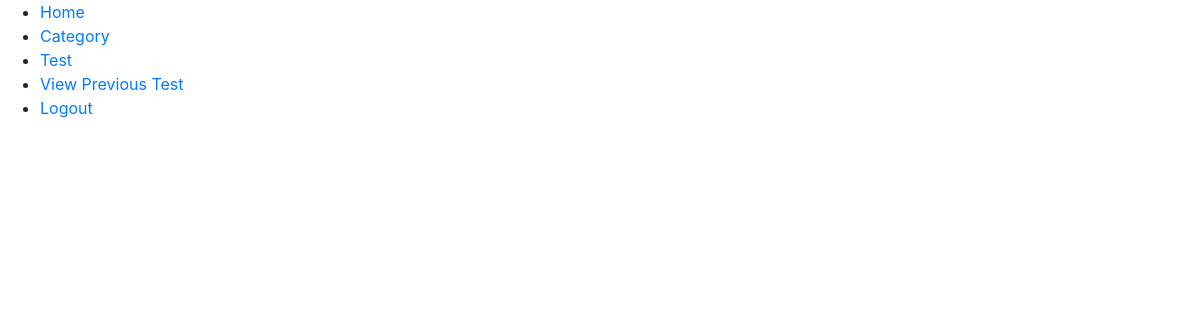
Page /User/Category/ on the earlier database version.
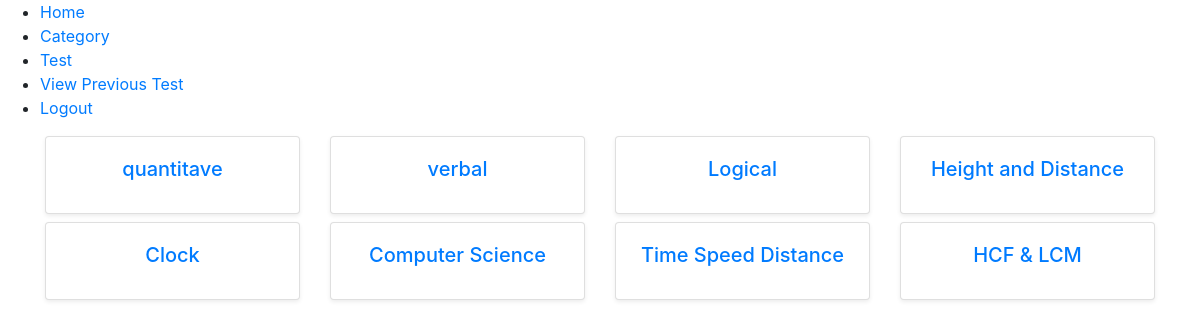
Same page on the later database version.
### Admin/models.py (models this page shows)
class tbl_category(models.Model):
    category_id = models.AutoField(primary_key=True)
    category_name = models.CharField(max_length=50)

### User/views.py (the view)
# urls.py: path('Category/', views.Category,name='Category'),
def Category(request):
    categories = tbl_category.objects.all()
    return render(request, 'User/Category.html', {'categories': categories})

### User/Templates/User/Category.html (shortened to what this page needs)
{% extends 'User/Include.html' %} {% load static %} {% block content %}
<!DOCTYPE html>
<html lang="en">
  <head>
    <link
      href="https://stackpath.bootstrapcdn.com/bootstrap/4.5.2/css/bootstrap.min.css"
      rel="stylesheet"
    />
  </head>
  <body>
    <div class="container">
        <div class="row justify-content-center">
            {% for category in categories %}
            <a class="col-md-3" href="{% url 'user:Questions' category.category_id %}" style="text-decoration: none;">
                <div class="card mb-2 shadow-sm">
                    <div class="card-body">
                        <h5 class="card-title text-center">{{ category.category_name }}</h5>
                    </div>
                </div>
            </a>
            {% endfor %}
        </div>
    </div>
</body>
</html>
{% endblock %}

### User/Templates/User/Include.html
{% load static %}
<ul>
  <li>
    <a href="{% url 'user:HomePage' %}">Home</a>
  </li>
  <li>
    <a href="{% url 'user:Category' %}">Category</a>
  </li>
  <li>
    <a href="{% url 'user:Test' %}">Test</a>
  </li>
  <li>
    <a href="{% url 'user:PreviousTest' %}">View Previous Test</a>
  </li>
  <li>
    <a href="{% url 'user:Logout' %}">Logout</a>
  </li>
</ul>
{% block content %}
{% endblock content %}

Differences in the rows shown:
added tbl_category: category_name "quantitave"
added tbl_category: category_name "verbal"
added tbl_category: category_name "Logical"
added tbl_category: category_name "Height and Distance"
added tbl_category: category_name "Clock"
added tbl_category: category_name "Computer Science"
added tbl_category: category_name "Time Speed Distance"
added tbl_category: category_name "HCF & LCM"
